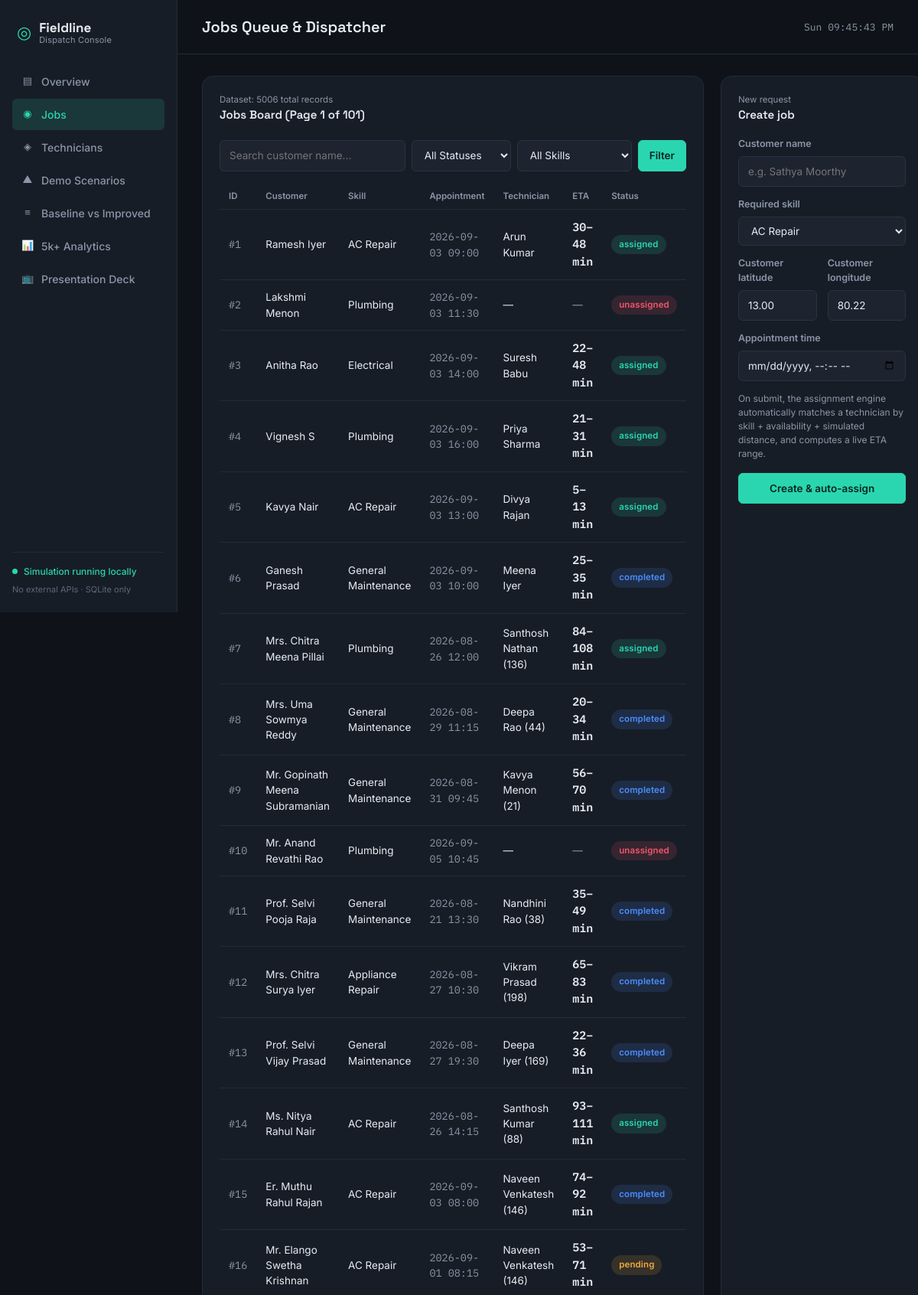
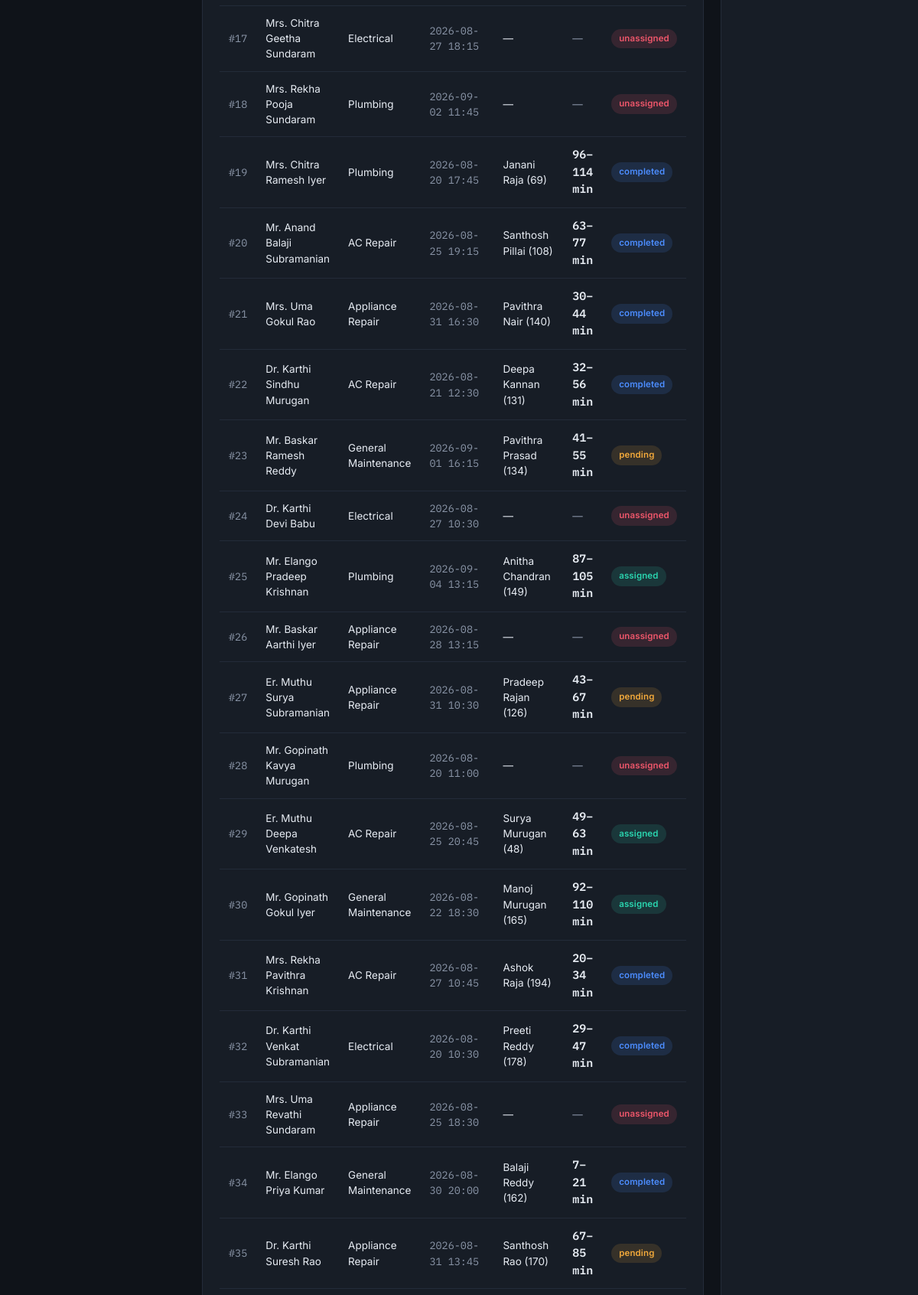
Page /jobs (upper part) on the committed database (2 pictures, top to bottom).
### tables this page shows
CREATE TABLE jobs (
    id                      INTEGER PRIMARY KEY AUTOINCREMENT,
    customer_name           TEXT NOT NULL,
    required_skill          TEXT NOT NULL,
    customer_latitude       REAL NOT NULL,
    customer_longitude      REAL NOT NULL,
    appointment_time        TEXT NOT NULL,        -- "YYYY-MM-DDTHH:MM"
    status                  TEXT NOT NULL DEFAULT 'pending', -- pending|assigned|unassigned|completed
    assigned_technician_id  INTEGER,
    eta_low                 INTEGER,
    eta_high                INTEGER,
    traffic_level           TEXT,
    delay_reason            TEXT,
    demo_case               TEXT,                 -- tags one of the 4 required demo edge cases, else NULL
    created_at              TEXT DEFAULT CURRENT_TIMESTAMP,
    FOREIGN KEY (assigned_technician_id) REFERENCES technicians(id)
);

CREATE TABLE technicians (
    id            INTEGER PRIMARY KEY AUTOINCREMENT,
    name          TEXT NOT NULL,
    skills        TEXT NOT NULL,                 -- comma-separated list, e.g. "AC Repair,Electrical"
    availability  TEXT NOT NULL DEFAULT 'available', -- available | busy | unavailable
    latitude      REAL NOT NULL,
    longitude     REAL NOT NULL
);

### app.py (the view)
@app.route("/jobs")
def jobs():
    conn = get_db()
    page = request.args.get("page", 1, type=int)
    per_page = 50
    search_q = request.args.get("q", "").strip()
    status_filter = request.args.get("status", "").strip()
    skill_filter = request.args.get("skill", "").strip()
    where_clauses = []
    params = []
    if search_q:
        where_clauses.append("jobs.customer_name LIKE ?")
        params.append(f"%{search_q}%")
    if status_filter:
        where_clauses.append("jobs.status = ?")
        params.append(status_filter)
    if skill_filter:
        where_clauses.append("jobs.required_skill = ?")
        params.append(skill_filter)
    where_sql = (" WHERE " + " AND ".join(where_clauses)) if where_clauses else ""
    count_query = f"SELECT COUNT(*) FROM jobs {where_sql}"
    total_count = conn.execute(count_query, params).fetchone()[0]
    offset = (page - 1) * per_page
    total_pages = max(1, (total_count + per_page - 1) // per_page)
    select_query = f"""
        SELECT jobs.*, technicians.name AS tech_name
        FROM jobs LEFT JOIN technicians ON jobs.assigned_technician_id = technicians.id
        {where_sql}
        ORDER BY jobs.id ASC
        LIMIT ? OFFSET ?
    """
    params.extend([per_page, offset])
    job_rows = conn.execute(select_query, params).fetchall()
    conn.close()
    return render_template(
        "jobs.html",
        jobs=job_rows,
        skill_options=SKILL_OPTIONS,
        page=page,
        total_pages=total_pages,
        total_count=total_count,
        search_q=search_q,
        status_filter=status_filter,
        skill_filter=skill_filter,
    )

### app.py (called while the page is built)
def get_db():
    conn = sqlite3.connect(DB_PATH)
    conn.row_factory = sqlite3.Row
    conn.execute("PRAGMA foreign_keys = ON")
    return conn

### templates/jobs.html (shortened to what this page needs)
{% extends "base.html" %}
{% block page_title %}Jobs Queue &amp; Dispatcher{% endblock %}
{% block content %}
<div class="detail-grid">
  <div class="panel">
    <div class="panel-head" style="flex-wrap: wrap; gap: 12px;">
      <div>
        <div class="panel-eyebrow">Dataset: {{ total_count }} total records</div>
        <h3>Jobs Board (Page {{ page }} of {{ total_pages }})</h3>
      </div>
      <form method="GET" action="{{ url_for('jobs') }}" style="display: flex; gap: 8px; flex-wrap: wrap; width: 100%; margin-top: 8px;">
        <input type="text" name="q" value="{{ search_q }}" placeholder="Search customer name..." class="form-control-fl" style="flex: 1; min-width: 150px;">
        <select name="status" class="form-control-fl" style="width: 130px;">
          <option value="">All Statuses</option>
        </select>
        <select name="skill" class="form-control-fl" style="width: 150px;">
          <option value="">All Skills</option>
        </select>
        <button type="submit" class="btn-fl btn-fl-primary" style="padding: 6px 14px;">Filter</button>
      </form>
    </div>
    {% if jobs %}
    <table class="data-table">
      <thead>
        <tr><th>ID</th><th>Customer</th><th>Skill</th><th>Appointment</th><th>Technician</th><th>ETA</th><th>Status</th></tr>
      </thead>
      <tbody>
        {% for j in jobs %}
        <tr class="row-link" data-href="{{ url_for('job_detail', job_id=j.id) }}">
          <td class="mono text-dim">#{{ j.id }}</td>
          <td>{{ j.customer_name }}</td>
          <td>{{ j.required_skill }}</td>
          <td class="mono text-dim">{{ j.appointment_time.replace('T',' ') }}</td>
          <td>{{ j.tech_name or '—' }}</td>
          <td>{% if j.eta_low %}<span class="eta-readout">{{ j.eta_low }}–{{ j.eta_high }} min</span>{% else %}<span class="text-dim">—</span>{% endif %}</td>
          <td><span class="badge-status badge-{{ j.status }}">{{ j.status }}</span></td>
        </tr>
        {% endfor %}
      </tbody>
    </table>
    {% else %}
    <div class="empty-state">No matching jobs found in dataset.</div>
    {% endif %}
  </div>
  <div class="panel">
    <div class="panel-head">
      <div>
        <div class="panel-eyebrow">New request</div>
        <h3>Create job</h3>
      </div>
    </div>
    <form method="POST" action="{{ url_for('add_job') }}">
      <div class="field-row">
        <label class="form-label-fl">Customer name</label>
        <input class="form-control-fl" type="text" name="customer_name" required placeholder="e.g. Sathya Moorthy">
      </div>
      <div class="field-row">
        <label class="form-label-fl">Required skill</label>
        <select class="form-control-fl" name="required_skill" required>
          {% for skill in skill_options %}
          <option value="{{ skill }}">{{ skill }}</option>
          {% endfor %}
        </select>
      </div>
      <div class="field-row field-grid">
        <div>
          <label class="form-label-fl">Customer latitude</label>
          <input class="form-control-fl" type="number" step="0.0001" name="latitude" required value="13.00">
        </div>
        <div>
          <label class="form-label-fl">Customer longitude</label>
          <input class="form-control-fl" type="number" step="0.0001" name="longitude" required value="80.22">
        </div>
      </div>
      <div class="field-row">
        <label class="form-label-fl">Appointment time</label>
        <input class="form-control-fl" type="datetime-local" name="appointment_time" required>
      </div>
      <p class="text-dim" style="font-size:12px; margin: 4px 0 16px;">
        On submit, the assignment engine automatically matches a technician by skill + availability + simulated
        distance, and computes a live ETA range.
      </p>
      <button class="btn-fl btn-fl-primary" type="submit" style="width:100%;">Create &amp; auto-assign</button>
    </form>
  </div>
</div>
{% endblock %}

### static/css/style.css (style rules this page uses)
:root { --bg: #0F1319; --panel: #171D26; --panel-alt: #1D2430; --panel-raised: #212938; --border: #2A3242; --border-soft: #232B39; --text: #E7ECF3; --text-dim: #8B96A8; --text-faint: #5C6779; --teal: #2AD6B0; --teal-dim: rgba(42,214,176,0.14); --amber: #F2A93B; --amber-dim: rgba(242,169,59,0.14); --red: #F0576B; --red-dim: rgba(240,87,107,0.14); --blue: #4C8DFF; --blue-dim: rgba(76,141,255,0.14); --radius-sm: 6px; --radius-md: 10px; --radius-lg: 14px; }
* { box-sizing: border-box; }
body { background: var(--bg); color: var(--text); font-family: 'Inter', -apple-system, sans-serif; font-size: 14.5px; margin: 0; min-height: 100vh; }
h1,h2,h3,h4 { font-family: 'Space Grotesk', sans-serif; color: var(--text); margin: 0 0 4px 0; }
.mono { font-family: 'IBM Plex Mono', monospace; }
.panel { background: var(--panel); border: 1px solid var(--border-soft); border-radius: var(--radius-lg); padding: 22px; margin-bottom: 22px; }
.panel-head { display:flex; align-items:center; justify-content:space-between; margin-bottom: 16px; }
.panel-head h3 { font-size: 15px; font-weight: 600; }
.panel-eyebrow { font-size: 11.5px; color: var(--text-dim); margin-bottom: 2px; }
table.data-table { width:100%; border-collapse: collapse; }
.data-table th { text-align:left; font-size: 11.5px; font-weight:600; color: var(--text-dim); padding: 8px 12px; border-bottom: 1px solid var(--border-soft); }
.data-table td { padding: 12px; border-bottom: 1px solid var(--border-soft); font-size: 13.5px; vertical-align: middle; }
.row-link { cursor: pointer; }
.badge-status { display:inline-flex; align-items:center; gap:5px; padding: 4px 10px; border-radius: 999px; font-size: 11.5px; font-weight: 600; letter-spacing: .01em; }
.badge-assigned, .badge-available { background: var(--teal-dim); color: var(--teal); }
.badge-unassigned, .badge-unavailable { background: var(--red-dim); color: var(--red); }
.badge-busy, .badge-pending { background: var(--amber-dim); color: var(--amber); }
.badge-completed { background: var(--blue-dim); color: var(--blue); }
.eta-readout { font-family: 'IBM Plex Mono', monospace; font-weight: 600; font-size: 15px; color: var(--text); }
.btn-fl { display:inline-flex; align-items:center; justify-content:center; gap:6px; font-family:'Inter',sans-serif; font-weight: 600; font-size: 13.5px; padding: 9px 16px; border-radius: var(--radius-sm); border: 1px solid var(--border); background: var(--panel-alt); color: var(--text); cursor: pointer; transition: background .12s ease, border-color .12s ease; }
.btn-fl-primary { background: var(--teal); color: #062622; border-color: var(--teal); }
.form-label-fl { font-size: 12.5px; color: var(--text-dim); font-weight:600; margin-bottom:6px; display:block; }
.form-control-fl, select.form-control-fl { width:100%; background: var(--panel-alt); border: 1px solid var(--border); color: var(--text); border-radius: var(--radius-sm); padding: 9px 12px; font-family:'Inter',sans-serif; font-size: 13.5px; }
.field-row { margin-bottom: 14px; }
.field-grid { display:grid; grid-template-columns: 1fr 1fr; gap: 14px; }
.detail-grid { display:grid; grid-template-columns: 1.4fr 1fr; gap: 22px; }
.text-dim { color: var(--text-dim); }

### rows in the picture
jobs: id "1", customer_name "Ramesh Iyer", required_skill "AC Repair", appointment_time.replace "2026-09-03 09:00", name "Arun Kumar", eta_low "30", eta_high "48", status "assigned"
jobs: id "2", customer_name "Lakshmi Menon", required_skill "Plumbing", appointment_time.replace "2026-09-03 11:30", tech_name "—", status "unassigned"
jobs: id "3", customer_name "Anitha Rao", required_skill "Electrical", appointment_time.replace "2026-09-03 14:00", name "Suresh Babu", eta_low "22", eta_high "48", status "assigned"
jobs: id "4", customer_name "Vignesh S", required_skill "Plumbing", appointment_time.replace "2026-09-03 16:00", name "Priya Sharma", eta_low "21", eta_high "31", status "assigned"
jobs: id "5", customer_name "Kavya Nair", required_skill "AC Repair", appointment_time.replace "2026-09-03 13:00", name "Divya Rajan", eta_low "5", eta_high "13", status "assigned"
jobs: id "6", customer_name "Ganesh Prasad", required_skill "General Maintenance", appointment_time.replace "2026-09-03 10:00", name "Meena Iyer", eta_low "25", eta_high "35", status "completed"
jobs: id "7", customer_name "Mrs. Chitra Meena Pillai", required_skill "Plumbing", appointment_time.replace "2026-08-26 12:00", name "Santhosh Nathan (136)", eta_low "84", eta_high "108", status "assigned"
jobs: id "8", customer_name "Mrs. Uma Sowmya Reddy", required_skill "General Maintenance", appointment_time.replace "2026-08-29 11:15", name "Deepa Rao (44)", eta_low "20", eta_high "34", status "completed"
jobs: id "9", customer_name "Mr. Gopinath Meena Subramanian", required_skill "General Maintenance", appointment_time.replace "2026-08-31 09:45", name "Kavya Menon (21)", eta_low "56", eta_high "70", status "completed"
jobs: id "10", customer_name "Mr. Anand Revathi Rao", required_skill "Plumbing", appointment_time.replace "2026-09-05 10:45", tech_name "—", status "unassigned"
jobs: id "11", customer_name "Prof. Selvi Pooja Raja", required_skill "General Maintenance", appointment_time.replace "2026-08-21 13:30", name "Nandhini Rao (38)", eta_low "35", eta_high "49", status "completed"
jobs: id "12", customer_name "Mrs. Chitra Surya Iyer", required_skill "Appliance Repair", appointment_time.replace "2026-08-27 10:30", name "Vikram Prasad (198)", eta_low "65", eta_high "83", status "completed"
jobs: id "13", customer_name "Prof. Selvi Vijay Prasad", required_skill "General Maintenance", appointment_time.replace "2026-08-27 19:30", name "Deepa Iyer (169)", eta_low "22", eta_high "36", status "completed"
jobs: id "14", customer_name "Ms. Nitya Rahul Nair", required_skill "AC Repair", appointment_time.replace "2026-08-26 14:15", name "Santhosh Kumar (88)", eta_low "93", eta_high "111", status "assigned"
jobs: id "15", customer_name "Er. Muthu Rahul Rajan", required_skill "AC Repair", appointment_time.replace "2026-09-03 08:00", name "Naveen Venkatesh (146)", eta_low "74", eta_high "92", status "completed"
jobs: id "16", customer_name "Mr. Elango Swetha Krishnan", required_skill "AC Repair", appointment_time.replace "2026-09-01 08:15", name "Naveen Venkatesh (146)", eta_low "53", eta_high "71", status "pending"
jobs: id "17", customer_name "Mrs. Chitra Geetha Sundaram", required_skill "Electrical", appointment_time.replace "2026-08-27 18:15", tech_name "—", status "unassigned"
jobs: id "18", customer_name "Mrs. Rekha Pooja Sundaram", required_skill "Plumbing", appointment_time.replace "2026-09-02 11:45", tech_name "—", status "unassigned"
jobs: id "19", customer_name "Mrs. Chitra Ramesh Iyer", required_skill "Plumbing", appointment_time.replace "2026-08-20 17:45", name "Janani Raja (69)", eta_low "96", eta_high "114", status "completed"
jobs: id "20", customer_name "Mr. Anand Balaji Subramanian", required_skill "AC Repair", appointment_time.replace "2026-08-25 19:15", name "Santhosh Pillai (108)", eta_low "63", eta_high "77", status "completed"
jobs: id "21", customer_name "Mrs. Uma Gokul Rao", required_skill "Appliance Repair", appointment_time.replace "2026-08-31 16:30", name "Pavithra Nair (140)", eta_low "30", eta_high "44", status "completed"
jobs: id "22", customer_name "Dr. Karthi Sindhu Murugan", required_skill "AC Repair", appointment_time.replace "2026-08-21 12:30", name "Deepa Kannan (131)", eta_low "32", eta_high "56", status "completed"
jobs: id "23", customer_name "Mr. Baskar Ramesh Reddy", required_skill "General Maintenance", appointment_time.replace "2026-09-01 16:15", name "Pavithra Prasad (134)", eta_low "41", eta_high "55", status "pending"
jobs: id "24", customer_name "Dr. Karthi Devi Babu", required_skill "Electrical", appointment_time.replace "2026-08-27 10:30", tech_name "—", status "unassigned"
jobs: id "25", customer_name "Mr. Elango Pradeep Krishnan", required_skill "Plumbing", appointment_time.replace "2026-09-04 13:15", name "Anitha Chandran (149)", eta_low "87", eta_high "105", status "assigned"
jobs: id "26", customer_name "Mr. Baskar Aarthi Iyer", required_skill "Appliance Repair", appointment_time.replace "2026-08-28 13:15", tech_name "—", status "unassigned"
jobs: id "27", customer_name "Er. Muthu Surya Subramanian", required_skill "Appliance Repair", appointment_time.replace "2026-08-31 10:30", name "Pradeep Rajan (126)", eta_low "43", eta_high "67", status "pending"
jobs: id "28", customer_name "Mr. Gopinath Kavya Murugan", required_skill "Plumbing", appointment_time.replace "2026-08-20 11:00", tech_name "—", status "unassigned"
jobs: id "29", customer_name "Er. Muthu Deepa Venkatesh", required_skill "AC Repair", appointment_time.replace "2026-08-25 20:45", name "Surya Murugan (48)", eta_low "49", eta_high "63", status "assigned"
jobs: id "30", customer_name "Mr. Gopinath Gokul Iyer", required_skill "General Maintenance", appointment_time.replace "2026-08-22 18:30", name "Manoj Murugan (165)", eta_low "92", eta_high "110", status "assigned"
jobs: id "31", customer_name "Mrs. Rekha Pavithra Krishnan", required_skill "AC Repair", appointment_time.replace "2026-08-27 10:45", name "Ashok Raja (194)", eta_low "20", eta_high "34", status "completed"
jobs: id "32", customer_name "Dr. Karthi Venkat Subramanian", required_skill "Electrical", appointment_time.replace "2026-08-20 10:30", name "Preeti Reddy (178)", eta_low "29", eta_high "47", status "completed"
jobs: id "33", customer_name "Mrs. Uma Revathi Sundaram", required_skill "Appliance Repair", appointment_time.replace "2026-08-25 18:30", tech_name "—", status "unassigned"
jobs: id "34", customer_name "Mr. Elango Priya Kumar", required_skill "General Maintenance", appointment_time.replace "2026-08-30 20:00", name "Balaji Reddy (162)", eta_low "7", eta_high "21", status "completed"
jobs: id "35", customer_name "Dr. Karthi Suresh Rao", required_skill "Appliance Repair", appointment_time.replace "2026-08-31 13:45", name "Santhosh Rao (170)", eta_low "67", eta_high "85", status "pending"

### other values in the picture
{{ total_count }} "5006"
{{ page }} "1"
{{ total_pages }} "101"
form field required_skill "AC Repair"
